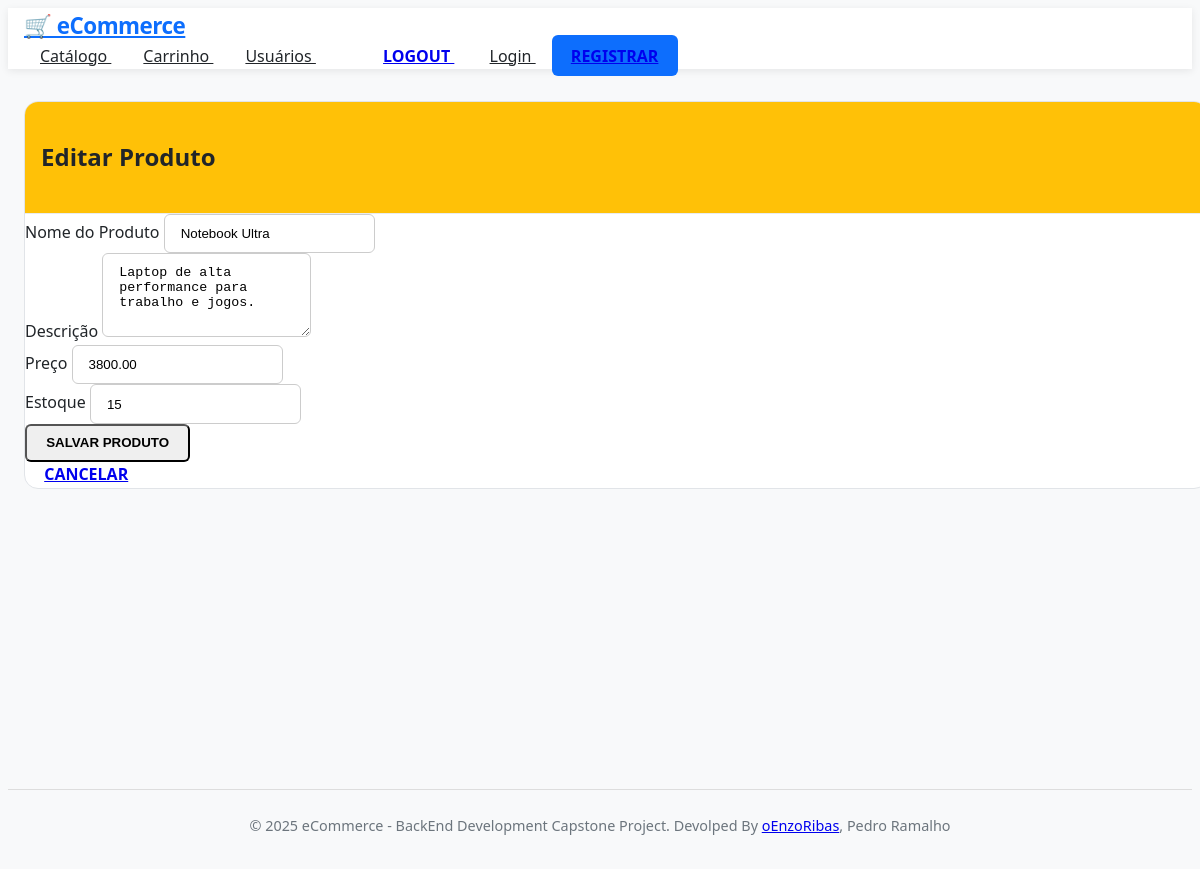
The app's page /produtos/1/editar (signed in) with its own data.
### eCommerce/models/produto_model.py (models this page shows, shortened)
class Produto(db.Model):
    __tablename__ = 'produtos'
    id = Column(Integer, primary_key=True, autoincrement=True, nullable=False)
    nome = Column(String(256), nullable=False)
    descricao = Column(String(256))
    preco = Column(db.Numeric(10,2), nullable=False)
    estoque = Column(Integer, nullable=False, default=0)

### eCommerce/routes/produtos.py (the view)
@produtos_bp.route('/<int:produto_id>/editar', methods=['GET', 'POST'])
@requer_autenticacao
def editar(produto_id):
    cliente = get_cliente_autenticado()
    if not cliente or cliente.role != 'admin':
        flash('Você não tem permissão para acessar esta página.', 'danger')
        return redirect(url_for('produtos.listar'))
    produto = Produto.query.get_or_404(produto_id)
    form = ProdutoForm()
    if form.validate_on_submit():
        produto.nome = form.nome.data
        produto.descricao = form.descricao.data
        produto.preco = form.preco.data
        produto.estoque = form.estoque.data
        db.session.commit()
        flash('Produto atualizado com sucesso!', 'success')
        return redirect(url_for('produtos.detalhes', produto_id=produto.id))
    elif request.method == 'GET':
        form.nome.data = produto.nome
        form.descricao.data = produto.descricao
        form.preco.data = produto.preco
        form.estoque.data = produto.estoque
    return render_template('produtos/editar.html', form=form, produto=produto)

### eCommerce/forms/produto_forms.py
class ProdutoForm(FlaskForm):
    nome = StringField(
        'Nome do Produto', validators=[
            DataRequired(message='Nome é obrigatório'),
            Length(min=3, max=255, message='Nome deve ter entre 3 e 255 caracteres')
        ]
    )
    descricao = TextAreaField(
        'Descrição', validators=[
            Optional(),
            Length(max=1000, message='Descrição deve ter no máximo 1000 caracteres')
        ]
    )
    preco = FloatField(
        'Preço', validators=[
            DataRequired(message='Preço é obrigatório'),
            NumberRange(min=0.01, message='Preço deve ser maior que 0')
        ]
    )
    estoque = IntegerField(
        'Estoque', validators=[
            DataRequired(message='Estoque é obrigatório'),
            NumberRange(min=0, message='Estoque não pode ser negativo')
        ]
    )
    submit = SubmitField('Salvar Produto')

### eCommerce/utils/auth_utils.py (called while the page is built)
def get_cliente_autenticado():
    cliente_id = session.get('cliente_id')
    if cliente_id:
        return Cliente.query.get(cliente_id)
    return None

def cliente_autenticado():
    return session.get('cliente_autenticado', False)

def requer_autenticacao(f):
    @wraps(f)
    def decorated_function(*args, **kwargs):
        if not cliente_autenticado():
            return redirect(url_for('auth.login'))
        return f(*args, **kwargs)
    return decorated_function

### eCommerce/templates/produtos/editar.html (shortened to what this page needs)
{% extends "base.html" %}
{% block content %}
<div class="row justify-content-center">
    <div class="col-md-6">
        <div class="card shadow">
            <div class="card-header bg-warning text-dark">
                <h2 class="mb-0">Editar Produto</h2>
            </div>
            <div class="card-body">
                <form method="POST" novalidate>
                    <div class="mb-3">
                        {{ form.nome.label(class="form-label") }}
                        {% if form.nome.errors %}
                            {{ form.nome(class="form-control is-invalid") }}
                            <div class="invalid-feedback d-block">
                                {% for error in form.nome.errors %}
                                    <span>{{ error }}</span><br>
                                {% endfor %}
                            </div>
                        {% else %}
                            {{ form.nome(class="form-control") }}
                        {% endif %}
                    </div>
                    <div class="mb-3">
                        {{ form.descricao.label(class="form-label") }}
                        {% if form.descricao.errors %}
                            {{ form.descricao(class="form-control is-invalid", rows="4") }}
                            <div class="invalid-feedback d-block">
                                {% for error in form.descricao.errors %}
                                    <span>{{ error }}</span><br>
                                {% endfor %}
                            </div>
                        {% else %}
                            {{ form.descricao(class="form-control", rows="4") }}
                        {% endif %}
                    </div>
                    <div class="mb-3">
                        {{ form.preco.label(class="form-label") }}
                        {% if form.preco.errors %}
                            {{ form.preco(class="form-control is-invalid") }}
                            <div class="invalid-feedback d-block">
                                {% for error in form.preco.errors %}
                                    <span>{{ error }}</span><br>
                                {% endfor %}
                            </div>
                        {% else %}
                            {{ form.preco(class="form-control") }}
                        {% endif %}
                    </div>
                    <div class="mb-3">
                        {{ form.estoque.label(class="form-label") }}
                        {% if form.estoque.errors %}
                            {{ form.estoque(class="form-control is-invalid") }}
                            <div class="invalid-feedback d-block">
                                {% for error in form.estoque.errors %}
                                    <span>{{ error }}</span><br>
                                {% endfor %}
                            </div>
                        {% else %}
                            {{ form.estoque(class="form-control") }}
                        {% endif %}
                    </div>
                    <div class="d-grid gap-2 mb-3">
                        {{ form.submit(class="btn btn-warning btn-lg") }}
                    </div>
                </form>
                <a href="{{ url_for('produtos.detalhes', produto_id=produto.id) }}" class="btn btn-secondary w-100">Cancelar</a>
            </div>
        </div>
    </div>
</div>
{% endblock %}

### eCommerce/static/css/style.css (style rules this page uses)
:root { --primary-color: #0d6efd; --primary-hover: #0b5ed7; --secondary-color: #6c757d; --success-color: #198754; --danger-color: #dc3545; --warning-color: #ffc107; --info-color: #0dcaf0; --dark-color: #212529; --light-color: #f8f9fa; --radius-sm: 6px; --radius-md: 10px; --radius-lg: 14px; --font-sans: 'Segoe UI', Tahoma, Geneva, Verdana, sans-serif; }
body { font-family: var(--font-sans); background-color: var(--light-color); color: var(--dark-color); line-height: 1.6; }
h1, h2, h3 { color: var(--dark-color); font-weight: 600; }
.card { border: 1px solid #e1e4e8; border-radius: var(--radius-lg); overflow: hidden; background: #fff; transition: 0.3s ease; position: relative; animation: fadeIn 0.4s ease; }
.card-header { background: #fff; font-weight: 600; padding: 1rem; border-bottom: 1px solid #e9ecef; }
.btn { border-radius: var(--radius-sm); font-weight: 600; padding: 0.6rem 1.2rem; text-transform: uppercase; transition: 0.2s ease; }
.bg-warning { background-color: var(--warning-color) !important; color: var(--dark-color) !important; }
.form-control, .form-select { border-radius: var(--radius-sm); padding: 0.7rem 1rem; border: 1px solid #ccc; transition: 0.25s ease; }

### records on screen
Produto: nome "Notebook Ultra", descricao "Laptop de alta performance para trabalho e jogos.", preco "3800.00", estoque "15"
